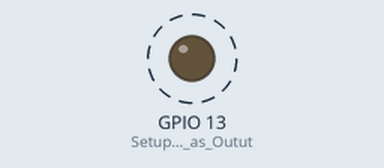
This sketch was run on a simulated ESP32-S3. Parts: output pins drawn as LEDs (lit = HIGH). Dashed ring = blinking. WiFi joins after 1.5 s; servers stay silent unless stated; no MQTT or app messages arrive unless stated; what the sketch prints to the serial monitor is not drawn.

Above: at 2.2 s.
Timing chart, 0 to 4.6 s (numbered marks = the images above):
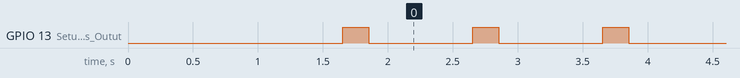

The sketch:

Publish_To_MQTT_Using_ESP32.ino
```cpp
/*************************************************************
  Project : ESP32-S3 MQTT Publisher
  Description : Publishes "Hello World!" every 1 second
                to topic "myMessage" using Mosquitto Broker
  Hardware : ESP32-S3
  Author : Age of Robotics
*************************************************************/

#include <WiFi.h>          // WiFi library for ESP32
#include <PubSubClient.h>  // MQTT library

/************** WiFi Network Credentials ****************/
const char* ssid = "XXXX";        // <-- Replace with your WiFi SSID
const char* password = "XXXXXXXXXXXX"; // <-- Replace with your WiFi Password

/************** MQTT Broker Settings *******************/
const char* mqtt_server_ip = "XXX.YYY.ZZZ.WWW";  // <-- Replace with your Broker IP address
const int mqtt_port = 1883;                     // Default MQTT port

/************** Object Declarations ********************/
WiFiClient wifiClient;         // Create a WiFi client
PubSubClient mqttClient(wifiClient);  // Create an MQTT client using WiFi

/************** Function to Connect to WiFi *************/
void connectToWiFi() {
  Serial.println("Connecting to WiFi...");
  WiFi.begin(ssid, password);

  // Wait until WiFi is connected
  while (WiFi.status() != WL_CONNECTED) {
    delay(500);
    Serial.print(".");
  }

  Serial.println("\nWiFi connected!");
  Serial.print("IP Address: ");
  Serial.println(WiFi.localIP());
}

/************** Function to Reconnect to MQTT Broker *************/
void reconnectToMQTT() {
  // Keep trying to connect until successful
  while (!mqttClient.connected()) {
    Serial.print("Connecting to MQTT Client...");

    // Attempt to connect with a client ID
    if (mqttClient.connect("ESP32_S3_Client")) {
      Serial.println("connected to MQTT broker!");
    }
    else {
      Serial.print("failed with state ");
      Serial.print(mqttClient.state());
      Serial.println(". Retrying in 5 seconds...");
      delay(5000); // Wait before retrying
    }
  }
}

/**************Blink Led Function************/
void blinkLed(){
  digitalWrite(13,HIGH);
  delay(200);
  digitalWrite(13, LOW);
}

/************** Arduino Setup Function *************/
void setup() {
  Serial.begin(115200); // Start Serial Monitor
  delay(100);           // Short delay for stability

  pinMode(13, OUTPUT); //Setup LED Pin as Outut

  connectToWiFi();       // Connect to WiFi
  mqttClient.setServer(mqtt_server_ip, mqtt_port); // Set MQTT Broker
}

/************** Arduino Loop Function *************/
void loop() {
  // Ensure connection to MQTT server
  if(!mqttClient.connected()) {
    reconnectToMQTT();
  }
  mqttClient.loop(); // Keep the client alive

  // Publishing message every 1 second
  static unsigned long lastPublishTime = 0;
  unsigned long currentMillis = millis();

  if (currentMillis - lastPublishTime >= 1000){ // Check if 1 second passed
    lastPublishTime = currentMillis;             // Update the last publish time

    String outgoingMessage = "Hello World!";     // Prepare the message
    Serial.print("Publishing to topic 'myMessage': ");
    Serial.println(outgoingMessage);
    mqttClient.publish("myMessage", outgoingMessage.c_str()); // Publish to topic
    blinkLed();
  }
}
```

Measured:
- by itself, GPIO 13 (Setup_LED_Pin_as_Outut): alternates HIGH for 0.20 s and LOW for 0.80 s
